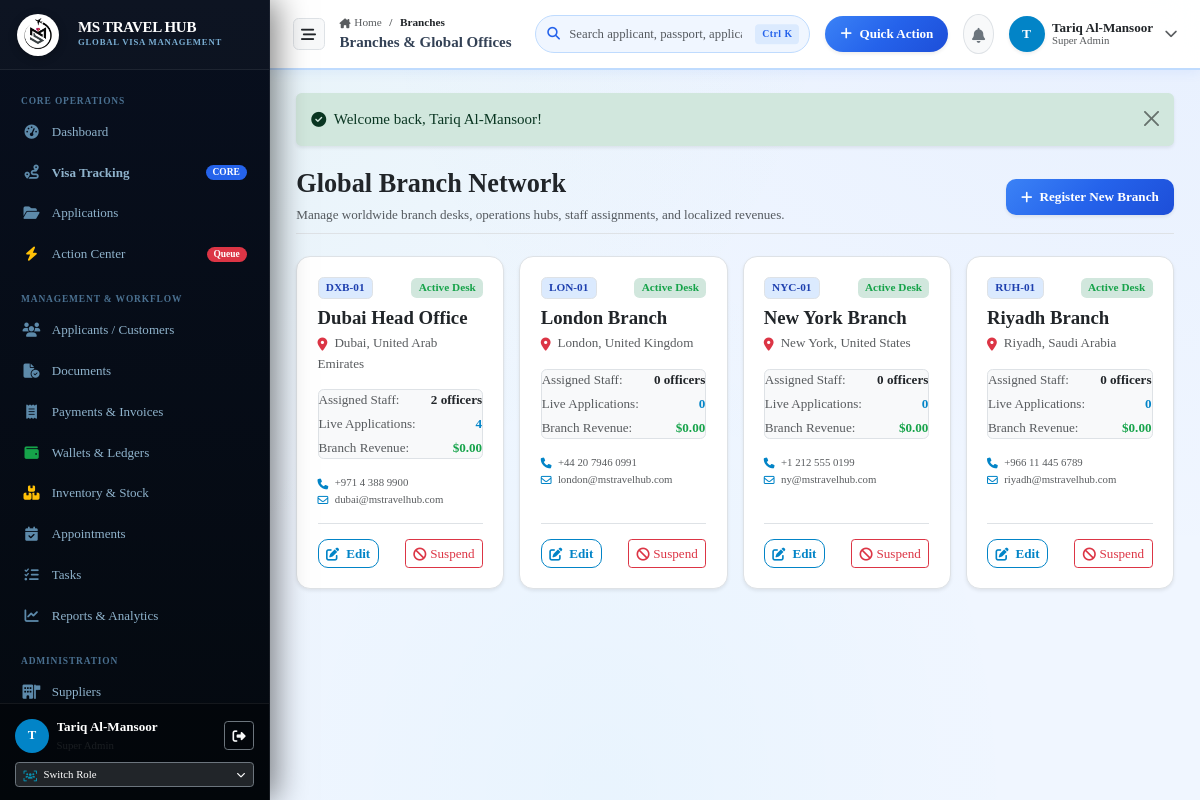
/branches (signed in), run on the app's committed database.
### tables this page shows
CREATE TABLE branches (
    id INTEGER PRIMARY KEY AUTOINCREMENT,
    name TEXT NOT NULL,
    code TEXT NOT NULL UNIQUE,
    country TEXT NOT NULL,
    city TEXT NOT NULL,
    address TEXT,
    phone TEXT,
    email TEXT,
    manager_id INTEGER,
    is_active INTEGER DEFAULT 1,
    created_at DATETIME DEFAULT CURRENT_TIMESTAMP,
    updated_at DATETIME DEFAULT CURRENT_TIMESTAMP
);

### app/Controllers/BranchController.php (called while the page is built, shortened)
<?php
class BranchController
{
    public function index(): void
    {
        $pdo = Database::getConnection();
        $branches = $pdo->query("SELECT b.*,
            COUNT(DISTINCT u.id) as staff_count,
            COUNT(DISTINCT a.id) as total_applications,
            COALESCE(SUM(p.amount), 0) as total_revenue
            FROM branches b
            LEFT JOIN users u ON u.branch_id = b.id
            LEFT JOIN applications a ON a.branch_id = b.id
            LEFT JOIN payments p ON p.application_id = a.id AND p.status = 'Completed'
            GROUP BY b.id
            ORDER BY b.is_active DESC, b.name ASC")->fetchAll();
        require_once dirname(__DIR__) . '/Views/branches/index.php';
    }
}

### app/autoload.php (called while the page is built, shortened)
<?php
function e(?string $string): string {
    return htmlspecialchars((string)($string ?? ''), ENT_QUOTES, 'UTF-8');
}
function get_flash(): ?array {
    if (isset($_SESSION['flash'])) {
        $flash = $_SESSION['flash'];
        return $flash;
    }
    return null;
}
function format_currency(float $amount, string $currency = 'USD'): string {
    return '$' . number_format($amount, 2);
}

### app/Views/branches/index.php (the view, shortened to what this page needs)
<?php
$flash = get_flash();
require_once dirname(__DIR__) . '/layouts/header.php';
require_once dirname(__DIR__) . '/layouts/sidebar.php';
require_once dirname(__DIR__) . '/layouts/topbar.php';
?>
<div class="content-body">
  <?php if ($flash): ?>
    <div class="alert alert-<?= e($flash['type'] === 'danger' ? 'danger' : ($flash['type'] === 'success' ? 'success' : 'info')) ?> alert-dismissible fade show mb-4 border-0 shadow-sm" role="alert">
      <div class="d-flex align-items-center gap-2">
        <i class="fa-solid <?= $flash['type'] === 'danger' ? 'fa-circle-exclamation' : ($flash['type'] === 'success' ? 'fa-circle-check' : 'fa-circle-info') ?>"></i>
        <span><?= e($flash['message']) ?></span>
      </div>
      <button type="button" class="btn-close" data-bs-dismiss="alert"></button>
    </div>
  <?php endif; ?>
  <div class="d-flex flex-wrap align-items-center justify-content-between gap-3 mb-4 pb-2 border-bottom">
    <div>
      <h3 class="fw-bold brand-font text-dark mb-1">Global Branch Network</h3>
      <p class="text-muted small mb-0">Manage worldwide branch desks, operations hubs, staff assignments, and localized revenues.</p>
    </div>
    <button class="btn btn-primary btn-sm px-3 shadow-sm" data-bs-toggle="modal" data-bs-target="#newBranchModal">
      <i class="fa-solid fa-plus me-1"></i> Register New Branch
    </button>
  </div>
  <div class="row g-3">
    <?php foreach ($branches as $b): ?>
      <?php $isActive = (int)$b['is_active'] === 1; ?>
      <div class="col-md-6 col-lg-3">
        <div class="card card-enterprise h-100 shadow-sm border">
          <div class="card-body p-3.5 d-flex flex-column justify-content-between">
            <div>
              <div class="d-flex align-items-center justify-content-between mb-2">
                <span class="badge bg-primary-subtle text-primary fw-bold border"><?= e($b['code']) ?></span>
                <span class="badge <?= $isActive ? 'bg-success-subtle text-success' : 'bg-danger-subtle text-danger' ?> fw-bold">
                  <?= $isActive ? 'Active Desk' : 'Suspended' ?>
                </span>
              </div>
              <h5 class="fw-bold text-dark mb-1"><?= e($b['name']) ?></h5>
              <div class="text-muted small mb-3"><i class="fa-solid fa-location-dot me-1 text-danger"></i> <?= e($b['city']) ?>, <?= e($b['country']) ?></div>
              <div class="p-2.5 bg-light rounded border mb-3 small">
                <div class="d-flex justify-content-between mb-1">
                  <span class="text-muted">Assigned Staff:</span>
                  <span class="fw-bold text-dark"><?= (int)$b['staff_count'] ?> officers</span>
                </div>
                <div class="d-flex justify-content-between mb-1">
                  <span class="text-muted">Live Applications:</span>
                  <span class="fw-bold text-primary"><?= (int)$b['total_applications'] ?></span>
                </div>
                <div class="d-flex justify-content-between">
                  <span class="text-muted">Branch Revenue:</span>
                  <span class="fw-bold text-success"><?= format_currency((float)$b['total_revenue']) ?></span>
                </div>
              </div>
              <div class="text-muted small" style="font-size: 0.72rem;">
                <div><i class="fa-solid fa-phone me-1 text-primary"></i> <?= e($b['phone'] ?: '—') ?></div>
                <div><i class="fa-regular fa-envelope me-1 text-primary"></i> <?= e($b['email'] ?: '—') ?></div>
              </div>
            </div>
            <div class="d-flex align-items-center justify-content-between pt-3 mt-3 border-top">
              <button type="button" class="btn btn-sm btn-outline-primary py-1 px-2.5 fw-semibold" data-bs-toggle="modal" data-bs-target="#editBranchModal<?= $b['id'] ?>">
                <i class="fa-solid fa-pen-to-square me-1"></i> Edit
              </button>
              <form action="/branches/toggle-status" method="POST" class="d-inline">
                <button type="submit" class="btn btn-sm <?= $isActive ? 'btn-outline-danger' : 'btn-outline-success' ?> py-1 px-2">
                  <i class="fa-solid <?= $isActive ? 'fa-ban' : 'fa-check' ?> me-1"></i><?= $isActive ? 'Suspend' : 'Activate' ?>
                </button>
              </form>
            </div>
          </div>
        </div>
      </div>
    <?php endforeach; ?>
  </div>
</div>
<?php require_once dirname(__DIR__) . '/layouts/footer.php'; ?>

### public/assets/css/base/variables.css (style rules this page uses)
:root { --mh-green: #22c55e; --mh-green-light: #4ade80; --mh-green-dark: #16a34a; --mh-green-lime: #84cc16; --mh-green-subtle: #f0fdf4; --mh-green-border: #bbf7d0; --mh-teal: #06b6d4; --mh-teal-light: #22d3ee; --mh-teal-dark: #0891b2; --mh-teal-subtle: #ecfeff; --mh-teal-border: #a5f3fc; --mh-blue: #2563eb; --mh-blue-hover: #1d4ed8; --mh-blue-dark: #1e40af; --mh-blue-deep: #1e3a8a; --mh-blue-light: #eff6ff; --mh-blue-subtle: #dbeafe; --mh-blue-border: #bfdbfe; --mh-blue-glow: rgba(37, 99, 235, 0.32); --vt-primary: var(--mh-blue); --vt-primary-hover: var(--mh-blue-hover); --vt-primary-dark: var(--mh-blue-dark); --vt-primary-light: var(--mh-blue-light); --vt-primary-subtle: var(--mh-blue-subtle); --vt-primary-border: var(--mh-blue-border); --mh-gradient-brand: linear-gradient(135deg, #22c55e 0%, #06b6d4 50%, #2563eb 100%); --mh-gradient-brand-r: linear-gradient(135deg, #2563eb 0%, #06b6d4 50%, #22c55e 100%); --mh-gradient-blue: linear-gradient(135deg, #3b82f6 0%, #2563eb 50%, #1d4ed8 100%); --mh-gradient-teal: linear-gradient(135deg, #22d3ee 0%, #06b6d4 50%, #0891b2 100%); --mh-gradient-green: linear-gradient(135deg, #4ade80 0%, #22c55e 50%, #16a34a 100%); --mh-gradient-dark: linear-gradient(180deg, #060e1c 0%, #0a1628 100%); --mh-gradient-sidebar: linear-gradient(180deg, #080f1e 0%, #04090f 100%); --mh-gradient-hero: linear-gradient(135deg, #060e1c 0%, #0d2048 50%, #1e3a8a 100%); --ms-gradient-success: linear-gradient(135deg, #22c55e 0%, #16a34a 100%); --ms-gradient-warning: linear-gradient(135deg, #f59e0b 0%, #d97706 100%); --mh-navy: #0a1628; --mh-navy-dark: #060e1c; --mh-navy-light: #0f2040; --mh-navy-muted: #1a2f50; --vt-bg: #f0f6ff; --vt-surface: #ffffff; --vt-surface-glass: rgba(255, 255, 255, 0.96); --vt-surface-muted: #f0f6ff; --vt-border: #dce8f5; --vt-border-glass: rgba(255, 255, 255, 0.6); --vt-text-main: #0f172a; --vt-text-body: #334155; --vt-text-muted: #64748b; --vt-text-light: #94a3b8; --vt-success: #22c55e; --vt-warning: #f59e0b; --vt-danger: #ef4444; --vt-info: var(--mh-teal); --vt-purple: #8b5cf6; --sidebar-width: 270px; --sidebar-collapsed-width: 76px; --topbar-height: 70px; --radius-xs: 6px; --radius-sm: 10px; --radius-md: 14px; --radius-lg: 18px; --radius-xl: 26px; --vt-shadow-xs: 0 1px 2px 0 rgba(0,0,0,0.04); --vt-shadow-sm: 0 2px 6px 0 rgba(10,22,40,0.06), 0 1px 2px -1px rgba(10,22,40,0.04); --vt-shadow-md: 0 6px 16px -2px rgba(10,22,40,0.08), 0 2px 6px -2px rgba(10,22,40,0.04); --vt-shadow-lg: 0 14px 28px -4px rgba(10,22,40,0.10), 0 4px 10px -2px rgba(10,22,40,0.04); --vt-shadow-xl: 0 24px 38px -6px rgba(10,22,40,0.13), 0 10px 16px -4px rgba(10,22,40,0.05); --vt-glow-primary: 0 8px 25px -4px var(--mh-blue-glow); --vt-glow-success: 0 8px 25px -4px rgba(34,197,94,0.35); --vt-glow-warning: 0 8px 25px -4px rgba(245,158,11,0.35); --vt-transition-fast: 0.15s cubic-bezier(0.4, 0, 0.2, 1); --vt-transition-normal: 0.25s cubic-bezier(0.4, 0, 0.2, 1); }

### public/assets/css/base/typography.css (style rules this page uses)
body.app-body, html, body { font-family: 'Times New Roman', Times, Georgia, serif !important; color: var(--vt-text-body); line-height: 1.55; -webkit-font-smoothing: antialiased; -moz-osx-font-smoothing: grayscale; }
h1, h2, h3, h4, h5, h6 { color: var(--vt-text-main); font-weight: 700; line-height: 1.25; }

### public/assets/css/base/global.css (style rules this page uses)
body.app-body, html, body { background-color: var(--vt-bg); background-image: radial-gradient(at 0% 0%, rgba(34,197,94,0.05) 0px, transparent 50%), radial-gradient(at 100% 0%, rgba(37,99,235,0.04) 0px, transparent 50%), radial-gradient(at 50% 100%, rgba(6,182,212,0.03) 0px, transparent 50%); background-attachment: fixed; margin: 0; padding: 0; overflow-x: hidden; padding-bottom: env(safe-area-inset-bottom, 0); }
.content-body { flex: 1; padding: 1.5rem 1.75rem 2.5rem; max-width: 1800px; width: 100%; margin: 0 auto; }

### public/assets/css/components/buttons.css (style rules this page uses)
.btn-primary { background: var(--mh-gradient-blue); border: none; color: #ffffff; font-weight: 600; border-radius: var(--radius-sm); padding: 0.55rem 1.25rem; box-shadow: 0 2px 10px var(--mh-blue-glow); transition: all var(--vt-transition-fast); }
.btn-outline-primary { color: var(--mh-blue); border-color: var(--mh-blue); background: transparent; font-weight: 600; border-radius: var(--radius-sm); transition: all var(--vt-transition-fast); }

### public/assets/css/components/alerts.css (style rules this page uses)
.badge.bg-primary-subtle { background-color: var(--mh-blue-subtle) !important; color: var(--mh-blue-dark) !important; }

### public/assets/css/utilities/helpers.css (style rules this page uses)
.text-primary { color: var(--mh-blue) !important; }
.text-success { color: var(--mh-green-dark) !important; }

### data on the page
branches: code "DXB-01", is_active "Active Desk", name "Dubai Head Office", city "Dubai", country "United Arab Emirates", staff_count "2", total_applications "4", total_revenue "$0.00", phone "+971 4 388 9900", email "dubai@mstravelhub.com"
branches: code "LON-01", is_active "Active Desk", name "London Branch", city "London", country "United Kingdom", staff_count "0", total_applications "0", total_revenue "$0.00", phone "+44 20 7946 0991", email "london@mstravelhub.com"
branches: code "NYC-01", is_active "Active Desk", name "New York Branch", city "New York", country "United States", staff_count "0", total_applications "0", total_revenue "$0.00", phone "+1 212 555 0199", email "ny@mstravelhub.com"
branches: code "RUH-01", is_active "Active Desk", name "Riyadh Branch", city "Riyadh", country "Saudi Arabia", staff_count "0", total_applications "0", total_revenue "$0.00", phone "+966 11 445 6789", email "riyadh@mstravelhub.com"

### other printed values
substr($currentUser['name'] ?? 'U', 0, 1) "T"
$currentUser['name'] "Tariq Al-Mansoor"
$roleName "Super Admin"
$segLabel "Branches"
$cleanTitle "Branches & Global Offices"
$currentUser['role_name'] "Super Admin"
$flash['message'] "Welcome back, Tariq Al-Mansoor!"
